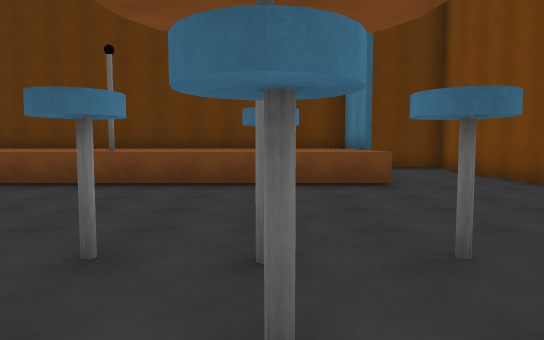
View 1 (above)

21 first-person views from a walk through a 3-D level made in the Unity game engine. The camera is 1.5 m above the floor, tilts 4° down and sees 70° across. The floor is counted in squares, 2 m on a side. Each view is taken from the middle of a square. On the plan, view 1 faces up. The plan holds only what a view shows up to about 12 squares ahead; the rest is blank. The place goes on beyond the plan. The player character is not drawn.

View 2
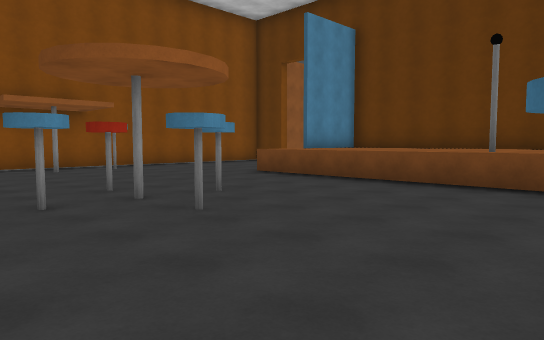

View 3
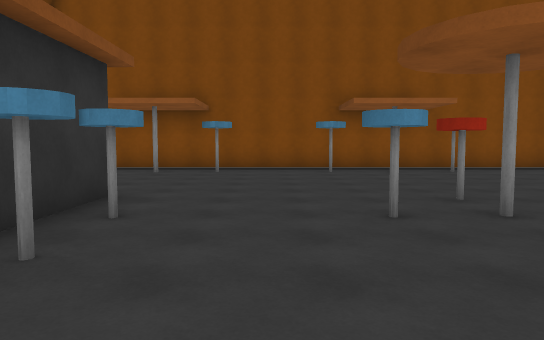

View 4
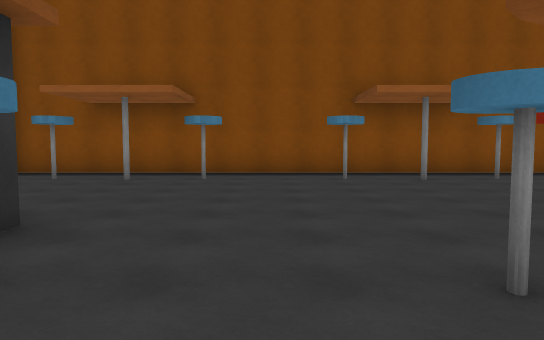

View 5
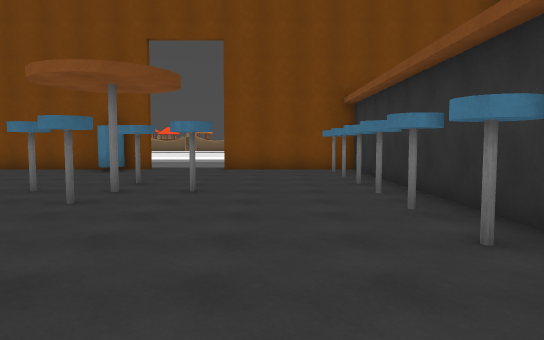

View 6
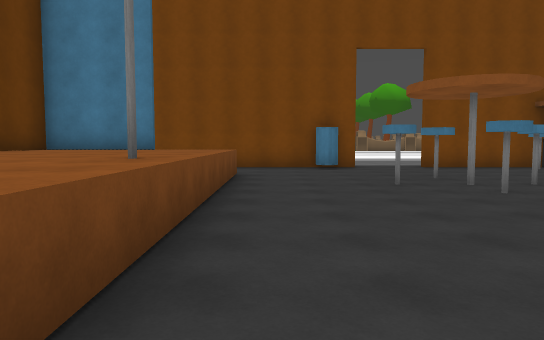

View 7
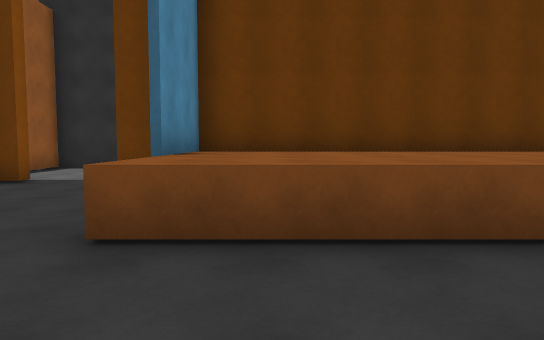

View 8
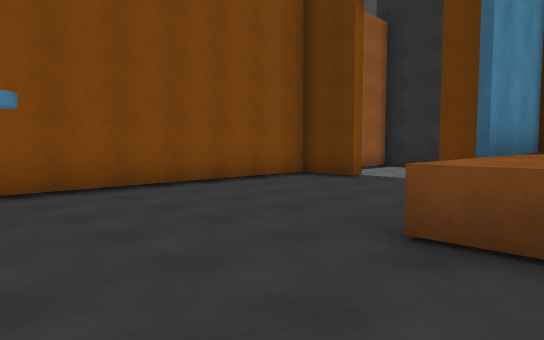

View 9
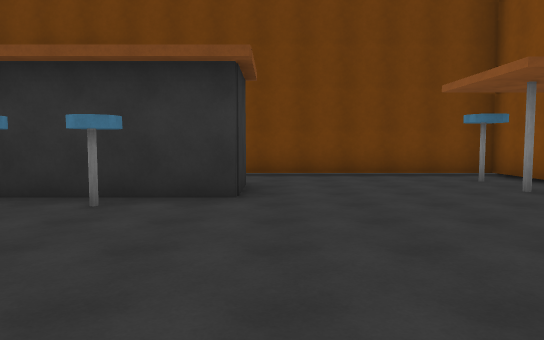

View 10
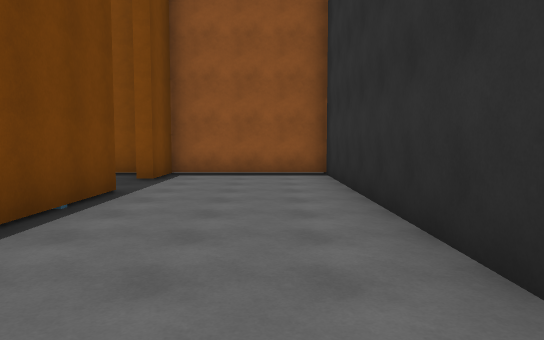

View 11
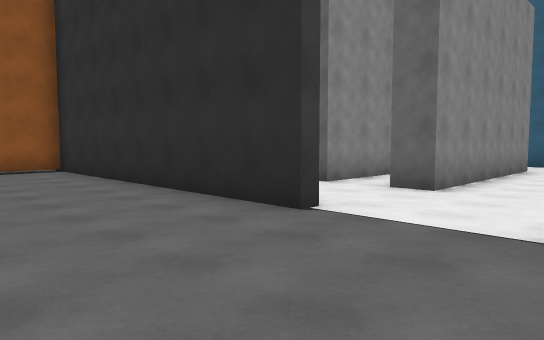

View 12
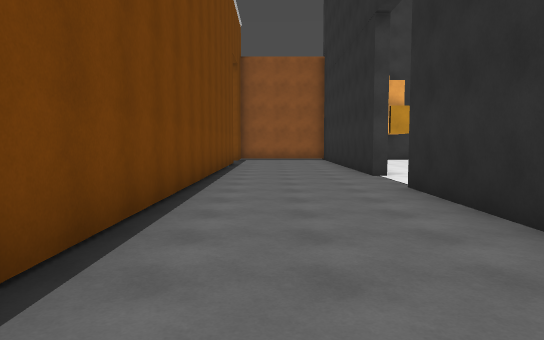

View 13
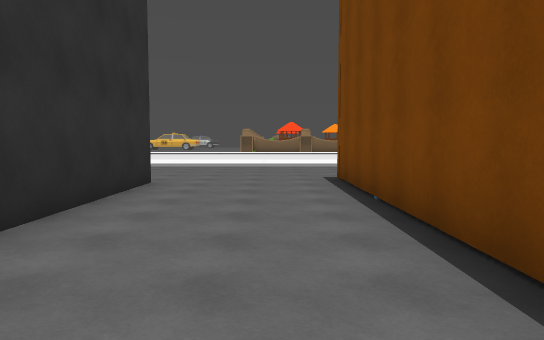

View 14
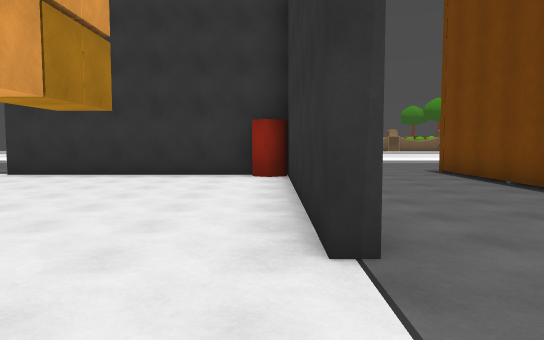

View 15
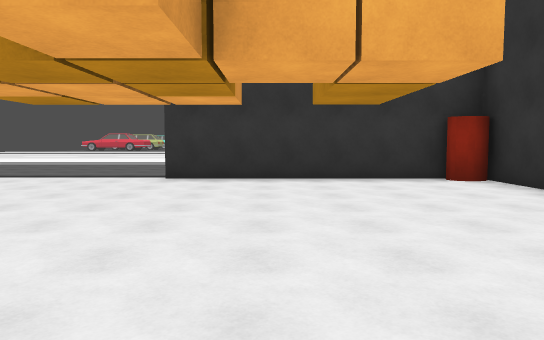

View 16
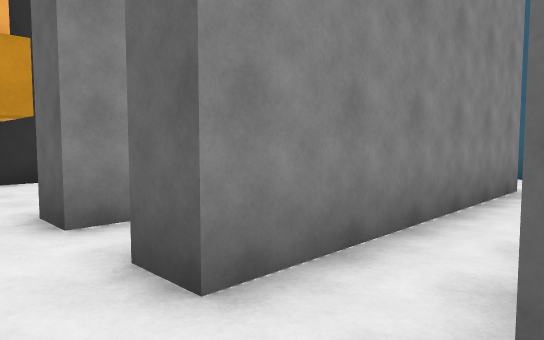

View 17
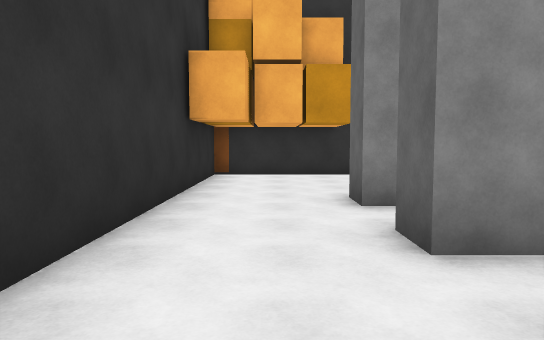

View 18
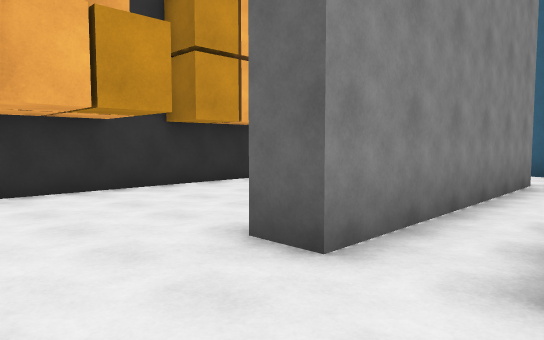

View 19
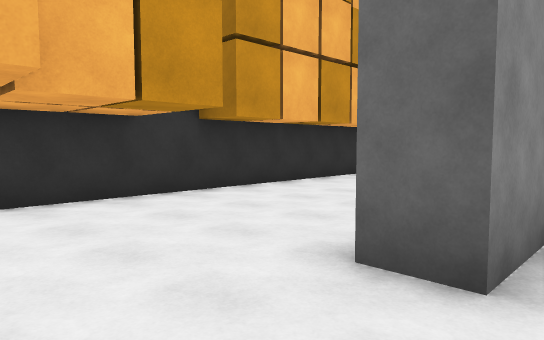

View 20
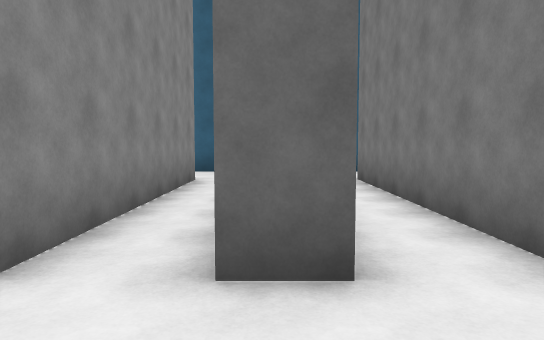

View 21
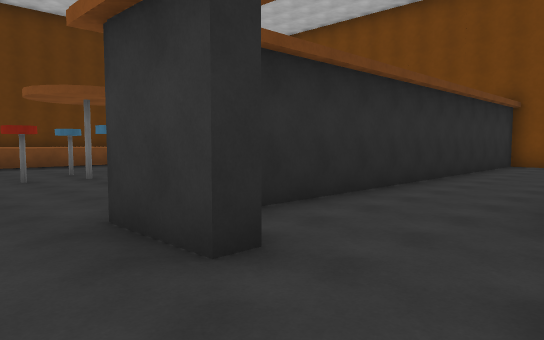

### Floor plan
Key: @ floor where view 1 was taken; # wall or solid block; x gap in a wall; . floor; ^ raised ledge; C cylinder; I disc; O other object.
Columns run from 14 left of view 1 to 5 right of it. Each row starts with its distance up from view 1.
 24 #.   x.x.#.    .....
 23 #..  #.#.#.   ......
 22 #..  #.#.#. ......#
 21 #... #.#.#........#
 20 #....#.#.#........#
 19 #....#.#.#........#
 18 #.................#
 17 #.................#
 16 #................#C
 15 ##########..######..
 14 #...................
 13 #...................
 12 #...................
 11 ###..###############
 10 #.....#^^^^^^^^^#..#
  9 #.....#^^^^^^^^^#..#
  8 #.....^^^^^^^^^^^..#
  7 #.....^^^^^^^^^^^..#
  6 #..................#
  5 #.C................#
  4 #.......C.....C....C
  3 #.#....C.C...C.C....
  2 #.C.................
  1 #.......C.....C....#
  0 #.............@....#
 -1 #.C.....C......C...#
 -2 #.......I.CCC.CI.CO#
 -3 #.#....#############
 -4 #..................#
 -5 #.I...........
 -6 #.C.....
 -7 ########

Positions as (right, up) in squares from view 1, and headings:
1: (0, 0), facing up
2: (-1, 0), facing up-left
3: (-2, 0), facing left
4: (-4, 0), facing left
5: (-6, 0), facing right
6: (-7, 6), facing right
7: (-7, 4), facing up
8: (-7, 4), facing up-left
9: (-8, 3), facing down
10: (-4, 14), facing left
11: (-2, 12), facing up-left
12: (4, 13), facing left
13: (-3, 13), facing right
14: (-5, 16), facing right
15: (-4, 20), facing right
16: (-5, 17), facing up-left
17: (-4, 17), facing left
18: (-7, 16), facing up-left
19: (-8, 16), facing up-left
20: (-7, 16), facing up
21: (-9, -6), facing up-right
